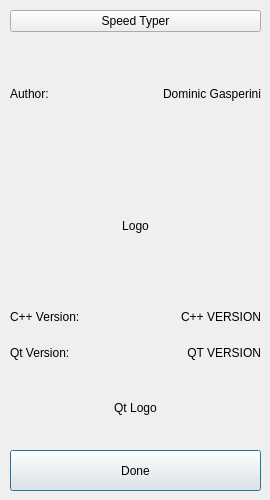
<?xml version="1.0" encoding="UTF-8"?>
<ui version="4.0">
 <class>AboutDlg</class>
 <widget class="QDialog" name="AboutDlg">
  <property name="geometry">
   <rect>
    <x>0</x>
    <y>0</y>
    <width>270</width>
    <height>500</height>
   </rect>
  </property>
  <property name="minimumSize">
   <size>
    <width>270</width>
    <height>500</height>
   </size>
  </property>
  <property name="maximumSize">
   <size>
    <width>270</width>
    <height>500</height>
   </size>
  </property>
  <property name="windowTitle">
   <string>Dialog</string>
  </property>
  <widget class="QPushButton" name="exitBtn">
   <property name="geometry">
    <rect>
     <x>10</x>
     <y>450</y>
     <width>251</width>
     <height>41</height>
    </rect>
   </property>
   <property name="text">
    <string>Done</string>
   </property>
  </widget>
  <widget class="QWidget" name="layoutWidget">
   <property name="geometry">
    <rect>
     <x>10</x>
     <y>10</y>
     <width>251</width>
     <height>431</height>
    </rect>
   </property>
   <layout class="QVBoxLayout" name="verticalLayout_3">
    <item>
     <layout class="QVBoxLayout" name="verticalLayout">
      <item>
       <widget class="QPushButton" name="TitleBtn">
        <property name="styleSheet">
         <string notr="true">font: 700 oblique 25pt &quot;DejaVu Sans&quot;;</string>
        </property>
        <property name="text">
         <string>Speed Typer</string>
        </property>
       </widget>
      </item>
      <item>
       <layout class="QGridLayout" name="gridLayout">
        <item row="0" column="0">
         <widget class="QLabel" name="authorLbl">
          <property name="text">
           <string>Author:</string>
          </property>
          <property name="alignment">
           <set>Qt::AlignLeading|Qt::AlignLeft|Qt::AlignVCenter</set>
          </property>
         </widget>
        </item>
        <item row="0" column="1">
         <widget class="QLabel" name="label">
          <property name="text">
           <string>Dominic Gasperini</string>
          </property>
          <property name="alignment">
           <set>Qt::AlignRight|Qt::AlignTrailing|Qt::AlignVCenter</set>
          </property>
         </widget>
        </item>
       </layout>
      </item>
     </layout>
    </item>
    <item>
     <widget class="QLabel" name="LogoLbl">
      <property name="text">
       <string>Logo</string>
      </property>
      <property name="alignment">
       <set>Qt::AlignCenter</set>
      </property>
     </widget>
    </item>
    <item>
     <layout class="QVBoxLayout" name="verticalLayout_2">
      <item>
       <layout class="QGridLayout" name="gridLayout_2">
        <item row="1" column="1">
         <widget class="QLabel" name="qtVersionNumLbl">
          <property name="text">
           <string>QT VERSION</string>
          </property>
          <property name="alignment">
           <set>Qt::AlignRight|Qt::AlignTrailing|Qt::AlignVCenter</set>
          </property>
         </widget>
        </item>
        <item row="1" column="0">
         <widget class="QLabel" name="qtVersionLbl">
          <property name="text">
           <string>Qt Version:</string>
          </property>
          <property name="alignment">
           <set>Qt::AlignLeading|Qt::AlignLeft|Qt::AlignVCenter</set>
          </property>
         </widget>
        </item>
        <item row="0" column="0">
         <widget class="QLabel" name="cppVersionLbl">
          <property name="text">
           <string>C++ Version: </string>
          </property>
          <property name="alignment">
           <set>Qt::AlignLeading|Qt::AlignLeft|Qt::AlignVCenter</set>
          </property>
         </widget>
        </item>
        <item row="0" column="1">
         <widget class="QLabel" name="cppVersionNumLbl">
          <property name="text">
           <string>C++ VERSION</string>
          </property>
          <property name="alignment">
           <set>Qt::AlignRight|Qt::AlignTrailing|Qt::AlignVCenter</set>
          </property>
         </widget>
        </item>
       </layout>
      </item>
      <item>
       <widget class="QLabel" name="qtLogoLbl">
        <property name="text">
         <string>Qt Logo</string>
        </property>
        <property name="alignment">
         <set>Qt::AlignCenter</set>
        </property>
       </widget>
      </item>
     </layout>
    </item>
   </layout>
  </widget>
 </widget>
 <resources/>
 <connections/>
</ui>
